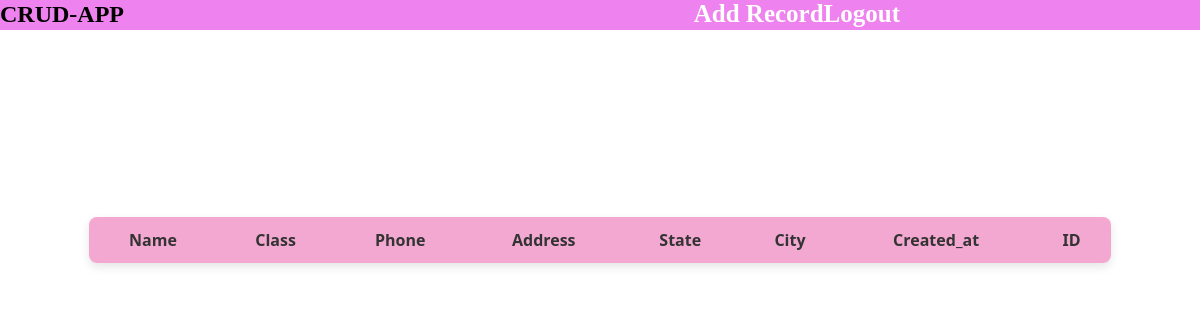
Page / (signed in) on the earlier database version.
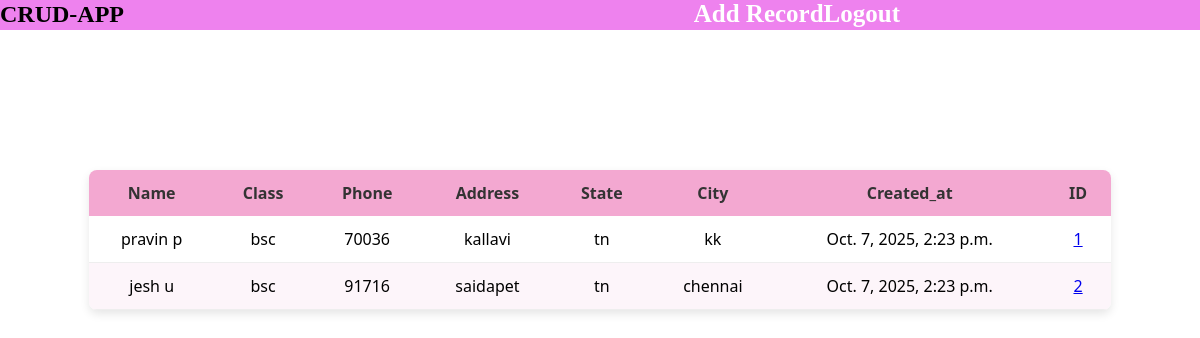
Same page on the later database version.
### crudapp/models.py (models this page shows, shortened)
class Record(models.Model):
    first_name = models.CharField(max_length=50)
    last_name = models.CharField(max_length=50)
    Class = models.CharField(max_length=20, blank=True, null=True)
    phone_number = models.CharField(max_length=15, blank=True, null=True)
    address = models.CharField(max_length=200, blank=True, null=True)
    state = models.CharField(max_length=30, blank=True, null=True)
    city = models.CharField(max_length=30, blank=True, null=True)
    created_at = models.DateTimeField(auto_now_add=True)

### crudapp/views.py (the view)
# urls.py: 2. Add a URL to urlpatterns:  path('', views.home, name='home')
def home(request):
    if request.method=='POST':
        username=request.POST['username']
        password=request.POST['password']
        user=authenticate(request, username=username, password=password)
        if user is not None:
            login(request, user)
            messages.success(request, 'Login successful.')
            return redirect('home')
        else:
            messages.error(request, 'Invalid username or password.')
            return redirect('home')
    else:
        records = Record.objects.all()
        return render(request, 'home.html',{'records':records})

### crudapp/templates/home.html (shortened to what this page needs)
{% extends 'base.html' %}
{% block content %}
  <div class="wrapper">
    {% if user.is_authenticated %}
      <table class="table">
        <thead>
          <tr>
            <th scope="col">Name</th>
            <th scope="col">Class</th>
            <th scope="col">Phone</th>
            <th scope="col">Address</th>
            <th scope="col">State</th>
            <th scope="col">City</th>
            <th scope="col">Created_at</th>
            <th scope="col">ID</th>
          </tr>
        </thead>
        <tbody>
            {% if records %}
              {% for record in records %}
                <tr>
                  <td> {{ record.first_name}} {{ record.last_name}} </td>
                  <td> {{ record.Class }} </td>
                  <td> {{ record.phone_number }} </td>
                  <td> {{ record.address}} </td>
                  <td> {{ record.state}} </td>
                  <td> {{ record.city }} </td>
                  <td> {{ record.created_at }} </td>
                  <td> <a href = {% url 'record' record.id %}>{{ record.id }} </a> </td>
                </tr>
              {% endfor%}
            {% endif %}
        </tbody>
      </table>
    {% endif %}
  </div>
{% endblock %}

Differences in the rows shown:
added Record: first_name "pravin", last_name "p", Class "bsc", phone_number "70036", address "kallavi", state "tn", city "kk", created_at "Oct. 7, 2025, 2:23 p.m.", id "1"
added Record: first_name "jesh", last_name "u", Class "bsc", phone_number "91716", address "saidapet", state "tn", city "chennai", created_at "Oct. 7, 2025, 2:23 p.m.", id "2"
